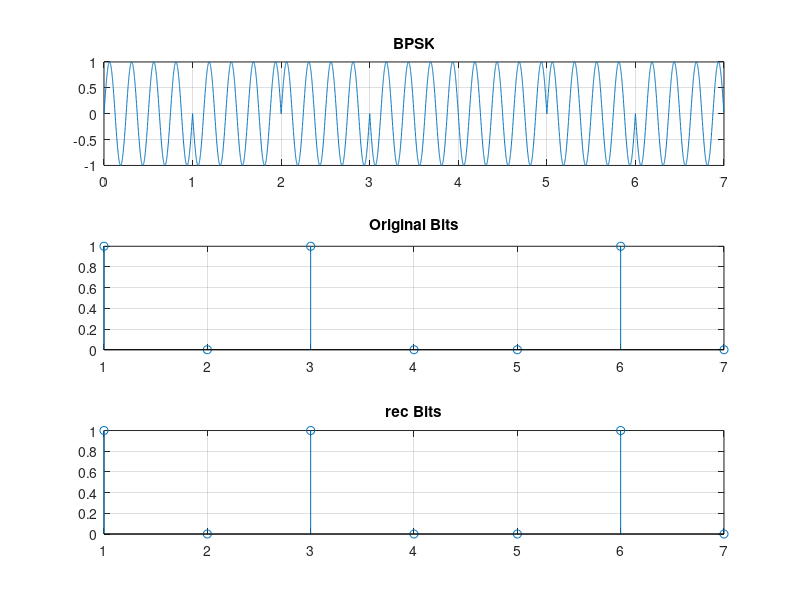

MATLAB code to generate this figure:
clc; clear; close all;

bit = [1 0 1 0 0 1 0];

fs = 1000;
tb = 1;
f = 4;

t = 0:1/fs:tb-1/fs;

psk_s = [];
psk_t = [];


for i = 1:length(bit)

    if bit(i)==1
        s = sin(2*pi*f*t);
    else
        s = -sin(2*pi*f*t);
    end

    psk_s = [psk_s s];
    psk_t = [psk_t t+(i-1)*tb];
end

subplot(3,1,1)
plot(psk_t,psk_s)
title('BPSK')
grid on

subplot(3,1,2)
stem(bit)
title('Original Bits')
grid on


carrier = sin(2*pi*f*psk_t);
x = psk_s .* carrier;

N = 100;
b = ones(1,N)/N;

demod = filter(b,1,x);
samples = length(t);

rec = [];
for i=1:length(bit)
    m = mean(demod((i-1)*samples+1:i*samples));
    if m>0
        rec=[rec 1];
    else
        rec=[rec 0];
    end
end

subplot(3,1,3)
stem(rec)
title('rec Bits')
grid on
